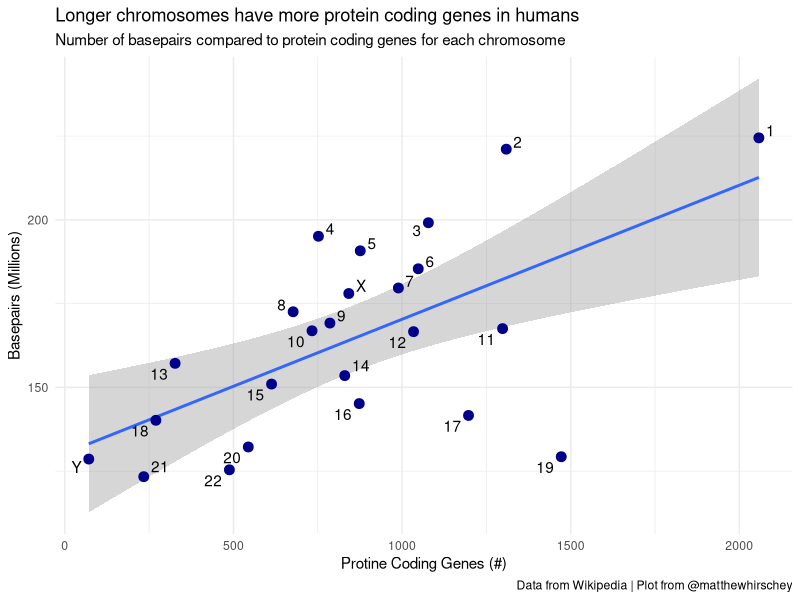
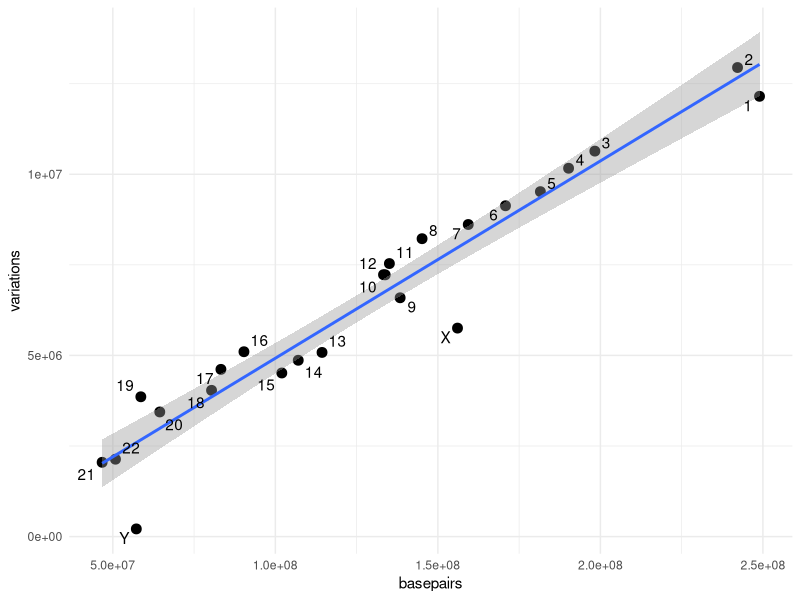
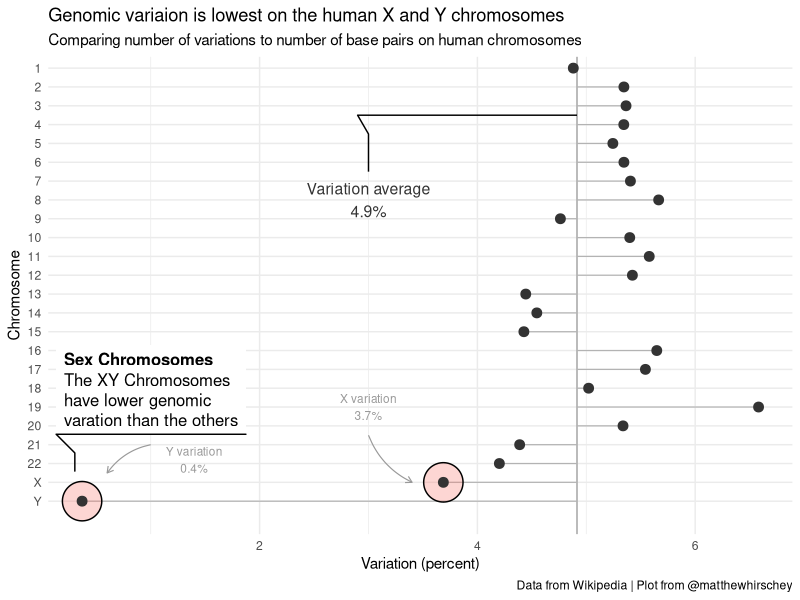

Here is the R script that generated these plots, in order:
## ---- chunk 1
library(tidyverse)
library(here)
library(glue)
library(ggrepel)
library(ggforce)

#uncomment (or select) to clear environment; good for provenance
rm(list=ls()) 
## ---- chunk 2
genome <- read_csv(here::here("5_markdown", "genome.csv"), col_names = TRUE)
#cleaning step, required to relevel chromosomes in proper order
chromosome_levels <- c("1", "2", "3", "4", "5", "6", "7", "8", "9", "10", "11", "12", "13", "14", "15", "16", "17", "18", "19", "20", "21", "22", "X", "Y")
genome$chromosome <- fct_relevel(genome$chromosome, chromosome_levels)

#add some new variables
genome <- genome %>% 
  mutate(percent_var = variations/basepairs) %>% #this adds a new column called percent_var to calculate the number of variations/basepairs
  mutate(xy = if_else(str_detect(chromosome, "X") | str_detect(chromosome, "Y"), TRUE, FALSE))  #adds a boolean for whether this is an XY chromosome or not to call them out in the graph
## ---- chunk 3
glimpse(genome)
## ---- chunk 4
ggplot(genome, aes(x = protein_codinggenes, y = basepairs)) +
  geom_smooth(formula = y ~ x, method = lm, se = TRUE) +
  geom_point(color = "darkblue", size = 3) +
  labs(x = "Protine Coding Genes (#)", y = "Basepairs (Millions)", title = "Longer chromosomes have more protein coding genes in humans", subtitle = "Number of basepairs compared to protein coding genes for each chromosome", caption = "Data from Wikipedia | Plot from @matthewhirschey") +
  scale_y_continuous(labels = c(100, 150, 200, 250)) +
  geom_text_repel(aes(label = chromosome)) +
  theme_minimal() +
  NULL

#variation EDA
genome %>% mutate(percent_var = variations/basepairs) %>% select(chromosome, percent_var) %>% arrange(percent_var)

#Y chromosome has much* less variation. Let's see what this looks like...
## ---- chunk 5
ggplot(genome, aes(x = basepairs, y = variations)) +
  geom_point(size = 3) +
  geom_smooth(formula = y ~ x, method = lm) +
  #labs(x = "Number of Basepairs", y = "Number of Genomic Variants", title = "Genomic Variaion is lowest on the human X and Y chromosomes", subtitle = "Comparison ", caption = "Data from Wikipedia | Plot from @hirscheylab") +
  theme_minimal() +
  #scale_y_continuous(labels = c(50, 100, 150, 200, 250)) +
  geom_text_repel(aes(label = chromosome)) +
  NULL
## ---- chunk 6
#autocalc mean variation for graph
mean_variation <- mean(genome$percent_var)

#this is a string that labels the graph using the annotate() layer
desc <- c("The XY Chromosomes have lower genomic varation than the others")

#xy var
x_var <- genome %>% filter(chromosome == "X") %>% select(percent_var) %>% pull()
y_var <- genome %>% filter(chromosome == "Y") %>% select(percent_var) %>% pull()

#this is code to draw a path (line) on the graph to match the style of ggforce()
path <- tibble(
  x = c(.03, .03, .029, mean_variation),
  y = c(18.5, 20.5, 21.5, 21.5)
)

#this is code to draw arrows
arrows <- tibble(
  x1 = c(.03, .01),
  x2 = c(.034, 0.006),
  y1 = c(4.5, 4),
  y2 = c(2, 2.5)
)

ggplot(genome, aes(x = percent_var, y = fct_rev(chromosome))) +
  geom_vline(aes(xintercept = mean_variation), color = "gray70", size = 0.6) +
  geom_segment(aes(y = fct_rev(chromosome), yend = fct_rev(chromosome), x = mean_variation, xend = percent_var), size = 0.4, color = "gray70") +
  geom_mark_ellipse(aes(filter = chromosome == "Y", label = 'Sex Chromosomes', 
                        description = desc, fill = xy)) +
  geom_mark_ellipse(aes(filter = chromosome == "X", fill = xy)) +
  geom_point(size = 3, color = "gray20") +
  theme_minimal() +
  labs(x = "Variation (percent)", y = "Chromosome", title = "Genomic variaion is lowest on the human X and Y chromosomes", subtitle = "Comparing number of variations to number of base pairs on human chromosomes", caption = "Data from Wikipedia | Plot from @matthewhirschey") +
  annotate("text", x = 0.03, y = 17, size = 4, color = "gray20",
           label = glue::glue("Variation average\n{round(mean_variation*100, 1)}%")) +
  geom_path(data = path, aes(x = x, y = y)) +
  theme(legend.position = "none") + #removes the lengend
  coord_cartesian(ylim = c(-0.15, 24)) +
  annotate("text", x = 0.03, y = 6, size = 3, color = "gray60",
           label = glue::glue("X variation\n{round(x_var*100, 1)}%")) +
  annotate("text", x = 0.014, y = 3.2, size = 3, color = "gray60",
           label = glue::glue("Y variation\n{round(y_var*100, 1)}%")) +
  geom_curve(data = arrows, aes(x = x1, y = y1, xend = x2, yend = y2),
             arrow = arrow(length = unit(0.07, "inch")), size = 0.4,
             color = "gray60", curvature = 0.2) +
  scale_x_continuous(labels = c(0, 2, 4, 6)) +
  NULL

#save your new plot to have an image for your final presentation
ggsave(here::here("5_markdown", "variation.png"), plot = last_plot(), height = 5, width = 7, units = "in", dpi = 300) #plan on changing the width:height ratio for your own plot
